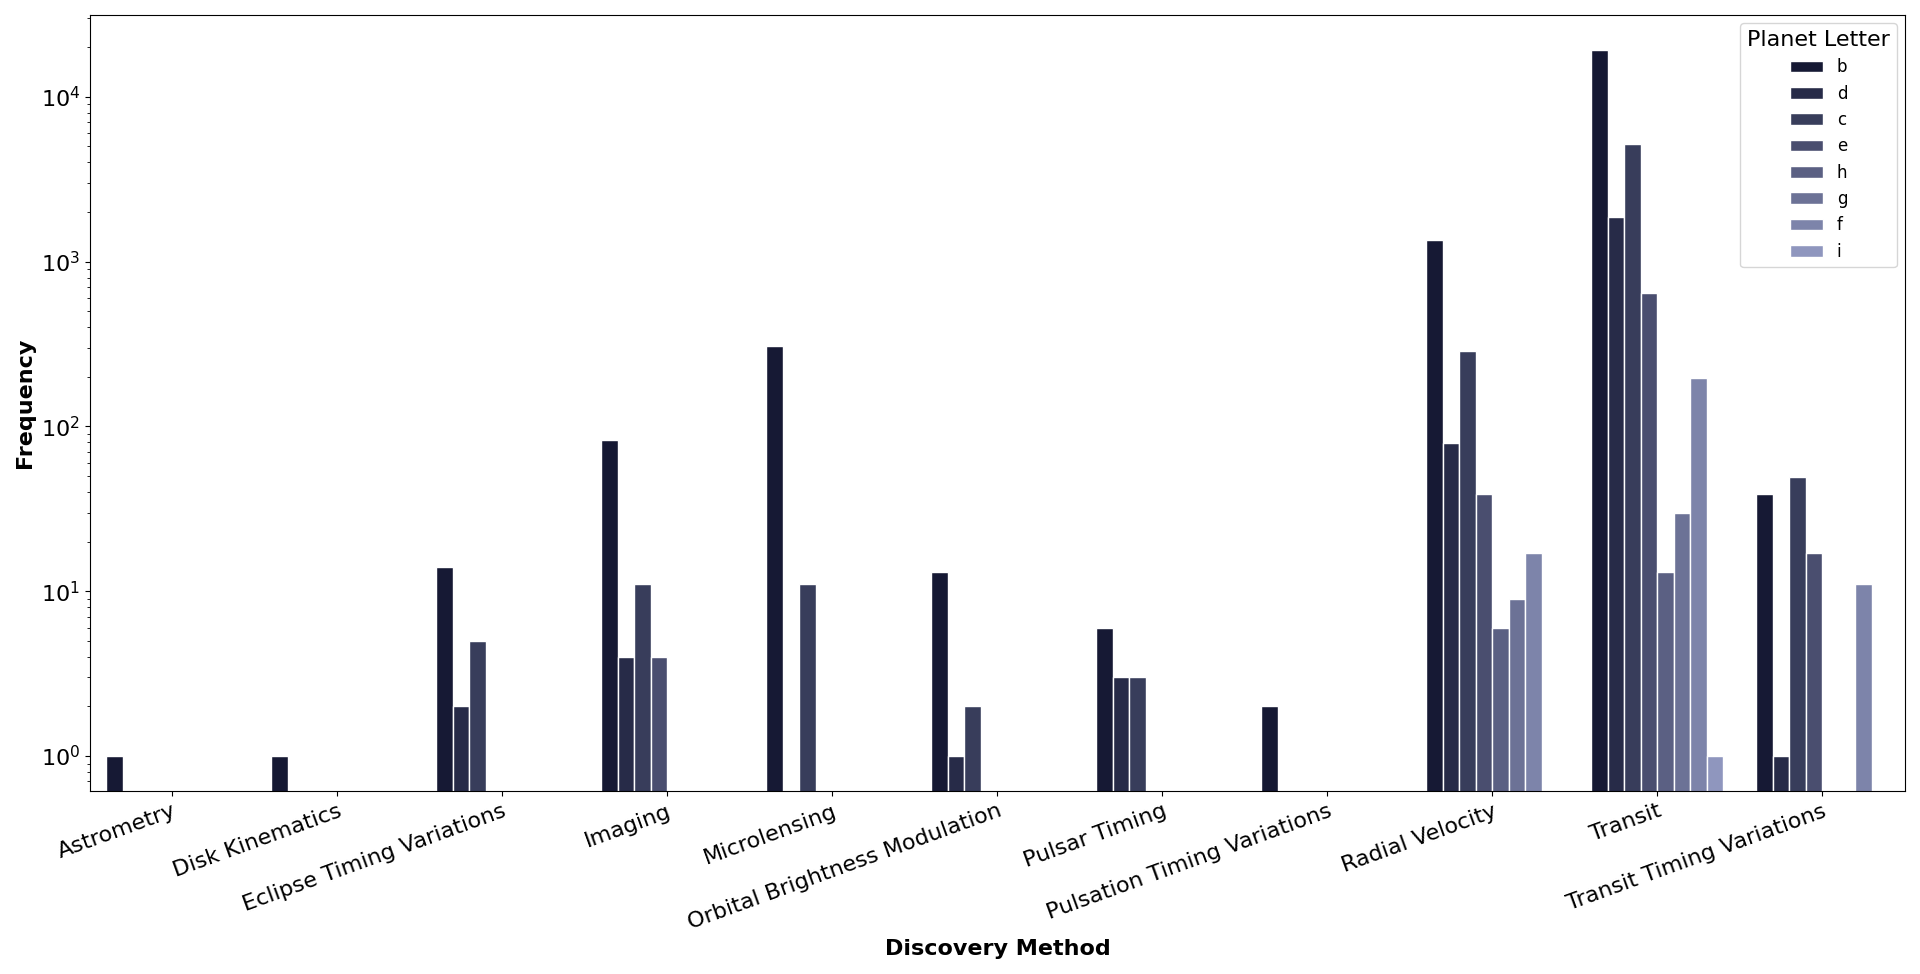

The Python source for this figure:

# Paths:
path_data = "data/"
path_plot = "Plot_types/Barplot/"

# Packages:
import numpy as np
import pandas as pd
import matplotlib.pyplot as plt
from matplotlib.colors import LinearSegmentedColormap, Normalize
from matplotlib.colorbar import ColorbarBase
import matplotlib.gridspec as gridspec
import re
import seaborn as sns

# Display options:
pd.set_option("display.width", 1200)
pd.set_option("display.max_columns", 300)
pd.set_option("display.max_rows", 300)

# Dataset:
df = pd.read_csv(path_data + "nasa_exoplanets.csv")
df_varnames = pd.read_csv(path_data + "nasa_exoplanets_var_names.csv")

# Variables:
cat_var1 = "pl_letter"
cat_var2 = "discoverymethod"
cat_var_name1 = df_varnames.loc[(df_varnames["var"] == cat_var1), ["var_name"]].values[0][0]
cat_var_name2 = df_varnames.loc[(df_varnames["var"] == cat_var2), ["var_name"]].values[0][0]
variables = [cat_var1, cat_var2]

# Deal with NAN:
df[variables] = df[variables].fillna("NA")

# Plot:
df_plot = df
df_plot = df_plot.sort_values(cat_var2)
n_groups = len(set(df_plot[cat_var1].values.tolist()))
cmap = LinearSegmentedColormap.from_list("my_palette", ["#111539", "#97A1D9"])
my_palette = [cmap(i/n_groups) for i in np.array(range(n_groups))]
fig = plt.figure(
    figsize = (20, 10),
    tight_layout = True
)
ax = sns.countplot(
    data = df_plot, 
    x = cat_var2, 
    hue = cat_var1,
    ec = "white",
    palette = my_palette
)
_ = ax.legend(
    fontsize = "large",
    title = cat_var_name1,
    title_fontsize = 16,
    loc = "upper right"
)
_ = ax.set_yscale("log")
_ = ax.set_xlabel(
    cat_var_name2,
    fontsize = 16,
    fontweight = "bold"
)
_ = ax.set_ylabel(
    "Frequency",
    fontsize = 16,
    fontweight = "bold"
)
_ = ax.tick_params(
    axis = "x", 
    which = "major", 
    labelsize = 16,
    rotation = 20
)
_ = ax.tick_params(
    axis = "y", 
    which = "major", 
    labelsize = 16
)
_ = plt.setp(ax.get_xticklabels(),
             ha = "right", 
             rotation_mode = "anchor")
